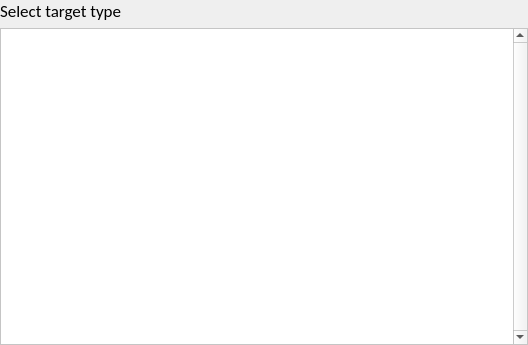
<?xml version="1.0" encoding="UTF-8"?>
<ui version="4.0">
 <class>TargetTypePage</class>
 <widget class="QWidget" name="TargetTypePage">
  <property name="geometry">
   <rect>
    <x>0</x>
    <y>0</y>
    <width>528</width>
    <height>345</height>
   </rect>
  </property>
  <property name="windowTitle">
   <string>Form</string>
  </property>
  <layout class="QVBoxLayout" name="verticalLayout_2">
   <property name="leftMargin">
    <number>0</number>
   </property>
   <property name="topMargin">
    <number>0</number>
   </property>
   <property name="rightMargin">
    <number>0</number>
   </property>
   <property name="bottomMargin">
    <number>0</number>
   </property>
   <item>
    <widget class="QLabel" name="titleLbl">
     <property name="font">
      <font>
       <family>Calibri</family>
       <pointsize>13</pointsize>
      </font>
     </property>
     <property name="text">
      <string>Select target type</string>
     </property>
    </widget>
   </item>
   <item>
    <widget class="QScrollArea" name="scrollArea">
     <property name="palette">
      <palette>
       <active>
        <colorrole role="Base">
         <brush brushstyle="SolidPattern">
          <color alpha="255">
           <red>255</red>
           <green>255</green>
           <blue>255</blue>
          </color>
         </brush>
        </colorrole>
        <colorrole role="Window">
         <brush brushstyle="SolidPattern">
          <color alpha="255">
           <red>255</red>
           <green>255</green>
           <blue>255</blue>
          </color>
         </brush>
        </colorrole>
       </active>
       <inactive>
        <colorrole role="Base">
         <brush brushstyle="SolidPattern">
          <color alpha="255">
           <red>255</red>
           <green>255</green>
           <blue>255</blue>
          </color>
         </brush>
        </colorrole>
        <colorrole role="Window">
         <brush brushstyle="SolidPattern">
          <color alpha="255">
           <red>255</red>
           <green>255</green>
           <blue>255</blue>
          </color>
         </brush>
        </colorrole>
       </inactive>
       <disabled>
        <colorrole role="Base">
         <brush brushstyle="SolidPattern">
          <color alpha="255">
           <red>255</red>
           <green>255</green>
           <blue>255</blue>
          </color>
         </brush>
        </colorrole>
        <colorrole role="Window">
         <brush brushstyle="SolidPattern">
          <color alpha="255">
           <red>255</red>
           <green>255</green>
           <blue>255</blue>
          </color>
         </brush>
        </colorrole>
       </disabled>
      </palette>
     </property>
     <property name="verticalScrollBarPolicy">
      <enum>Qt::ScrollBarAlwaysOn</enum>
     </property>
     <property name="horizontalScrollBarPolicy">
      <enum>Qt::ScrollBarAlwaysOff</enum>
     </property>
     <property name="widgetResizable">
      <bool>true</bool>
     </property>
     <widget class="QWidget" name="typeList">
      <property name="geometry">
       <rect>
        <x>0</x>
        <y>0</y>
        <width>509</width>
        <height>316</height>
       </rect>
      </property>
      <layout class="QGridLayout" name="typeListLayout">
       <property name="leftMargin">
        <number>6</number>
       </property>
       <property name="topMargin">
        <number>6</number>
       </property>
       <property name="rightMargin">
        <number>6</number>
       </property>
       <property name="bottomMargin">
        <number>6</number>
       </property>
      </layout>
     </widget>
    </widget>
   </item>
  </layout>
 </widget>
 <resources/>
 <connections/>
</ui>
